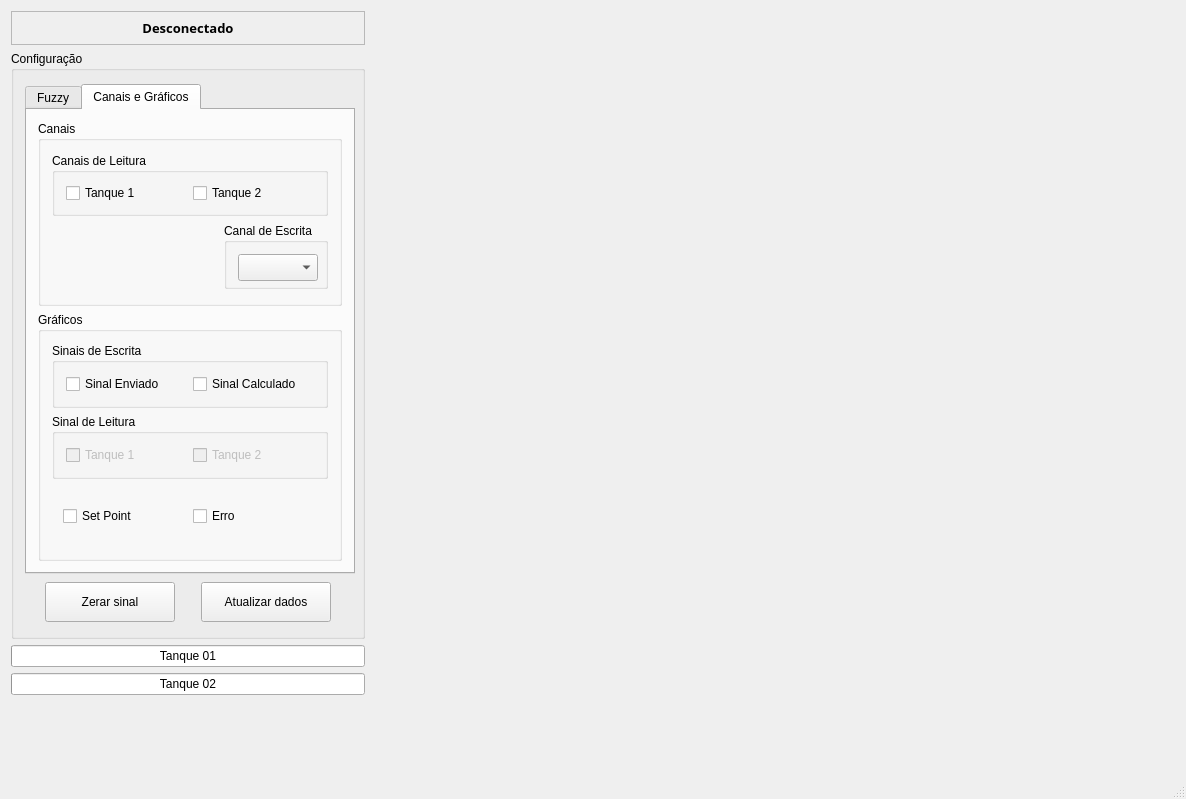
<?xml version="1.0" encoding="UTF-8"?>
<ui version="4.0">
 <class>MainWindow</class>
 <widget class="QMainWindow" name="MainWindow">
  <property name="geometry">
   <rect>
    <x>0</x>
    <y>0</y>
    <width>1186</width>
    <height>799</height>
   </rect>
  </property>
  <property name="sizePolicy">
   <sizepolicy hsizetype="Expanding" vsizetype="Preferred">
    <horstretch>0</horstretch>
    <verstretch>0</verstretch>
   </sizepolicy>
  </property>
  <property name="windowTitle">
   <string>Control Quasar</string>
  </property>
  <widget class="QWidget" name="centralWidget">
   <layout class="QGridLayout" name="gridLayout_19">
    <item row="0" column="0">
     <layout class="QGridLayout" name="gridLayout_18">
      <item row="0" column="0">
       <layout class="QGridLayout" name="gridLayout_15">
        <item row="0" column="0">
         <layout class="QGridLayout" name="gridLayout_13">
          <item row="0" column="0">
           <widget class="QFrame" name="groupConectar">
            <property name="minimumSize">
             <size>
              <width>354</width>
              <height>34</height>
             </size>
            </property>
            <property name="maximumSize">
             <size>
              <width>354</width>
              <height>34</height>
             </size>
            </property>
            <property name="frameShape">
             <enum>QFrame::StyledPanel</enum>
            </property>
            <layout class="QGridLayout" name="gridLayout_17">
             <item row="0" column="0">
              <widget class="QLabel" name="labelStatus">
               <property name="font">
                <font>
                 <family>Droid Sans Japanese</family>
                 <pointsize>10</pointsize>
                 <weight>75</weight>
                 <bold>true</bold>
                </font>
               </property>
               <property name="text">
                <string>Desconectado</string>
               </property>
               <property name="alignment">
                <set>Qt::AlignCenter</set>
               </property>
              </widget>
             </item>
            </layout>
           </widget>
          </item>
          <item row="1" column="0">
           <layout class="QGridLayout" name="gridLayout_12">
            <item row="0" column="0">
             <widget class="QGroupBox" name="gb_configDados">
              <property name="sizePolicy">
               <sizepolicy hsizetype="Maximum" vsizetype="Preferred">
                <horstretch>0</horstretch>
                <verstretch>0</verstretch>
               </sizepolicy>
              </property>
              <property name="minimumSize">
               <size>
                <width>354</width>
                <height>588</height>
               </size>
              </property>
              <property name="maximumSize">
               <size>
                <width>354</width>
                <height>588</height>
               </size>
              </property>
              <property name="title">
               <string>Configuração</string>
              </property>
              <layout class="QGridLayout" name="gridLayout_11">
               <item row="0" column="0">
                <widget class="QTabWidget" name="tabWidget">
                 <property name="minimumSize">
                  <size>
                   <width>330</width>
                   <height>490</height>
                  </size>
                 </property>
                 <property name="maximumSize">
                  <size>
                   <width>340</width>
                   <height>490</height>
                  </size>
                 </property>
                 <property name="currentIndex">
                  <number>1</number>
                 </property>
                 <widget class="QWidget" name="tabFuzzy">
                  <attribute name="title">
                   <string>Fuzzy</string>
                  </attribute>
                  <widget class="QPushButton" name="pb_configFuzzyFunction">
                   <property name="geometry">
                    <rect>
                     <x>30</x>
                     <y>80</y>
                     <width>131</width>
                     <height>31</height>
                    </rect>
                   </property>
                   <property name="text">
                    <string>Configurar funções</string>
                   </property>
                  </widget>
                  <widget class="QPushButton" name="pb_configFuzzyRules">
                   <property name="geometry">
                    <rect>
                     <x>30</x>
                     <y>120</y>
                     <width>131</width>
                     <height>31</height>
                    </rect>
                   </property>
                   <property name="text">
                    <string>Configurar regras</string>
                   </property>
                  </widget>
                  <widget class="QComboBox" name="cb_Variabel">
                   <property name="geometry">
                    <rect>
                     <x>80</x>
                     <y>10</y>
                     <width>79</width>
                     <height>26</height>
                    </rect>
                   </property>
                  </widget>
                  <widget class="QLabel" name="label">
                   <property name="geometry">
                    <rect>
                     <x>30</x>
                     <y>20</y>
                     <width>36</width>
                     <height>18</height>
                    </rect>
                   </property>
                   <property name="text">
                    <string>Modo</string>
                   </property>
                  </widget>
                  <widget class="QGroupBox" name="gb_signal">
                   <property name="geometry">
                    <rect>
                     <x>20</x>
                     <y>160</y>
                     <width>209</width>
                     <height>230</height>
                    </rect>
                   </property>
                   <property name="sizePolicy">
                    <sizepolicy hsizetype="Preferred" vsizetype="Minimum">
                     <horstretch>0</horstretch>
                     <verstretch>0</verstretch>
                    </sizepolicy>
                   </property>
                   <property name="maximumSize">
                    <size>
                     <width>16777215</width>
                     <height>230</height>
                    </size>
                   </property>
                   <property name="layoutDirection">
                    <enum>Qt::LeftToRight</enum>
                   </property>
                   <property name="title">
                    <string>Parâmentros</string>
                   </property>
                   <layout class="QGridLayout" name="gridLayout_3">
                    <item row="0" column="0">
                     <widget class="QFrame" name="fm_signal">
                      <property name="frameShape">
                       <enum>QFrame::StyledPanel</enum>
                      </property>
                      <layout class="QGridLayout" name="gridLayout_2">
                       <item row="0" column="0">
                        <widget class="QLabel" name="labelTipoSinal">
                         <property name="layoutDirection">
                          <enum>Qt::RightToLeft</enum>
                         </property>
                         <property name="text">
                          <string>Tipo:</string>
                         </property>
                         <property name="alignment">
                          <set>Qt::AlignRight|Qt::AlignTrailing|Qt::AlignVCenter</set>
                         </property>
                        </widget>
                       </item>
                       <item row="0" column="1">
                        <widget class="QComboBox" name="cb_typesSigns">
                         <property name="minimumSize">
                          <size>
                           <width>130</width>
                           <height>0</height>
                          </size>
                         </property>
                        </widget>
                       </item>
                      </layout>
                     </widget>
                    </item>
                    <item row="1" column="0">
                     <widget class="QFrame" name="fm_signalConf">
                      <property name="frameShape">
                       <enum>QFrame::StyledPanel</enum>
                      </property>
                      <layout class="QHBoxLayout" name="horizontalLayout_5">
                       <item>
                        <layout class="QVBoxLayout" name="verticalLayout_11">
                         <item>
                          <widget class="QLabel" name="labelAmp">
                           <property name="layoutDirection">
                            <enum>Qt::LeftToRight</enum>
                           </property>
                           <property name="text">
                            <string>Amplitude</string>
                           </property>
                           <property name="alignment">
                            <set>Qt::AlignCenter</set>
                           </property>
                          </widget>
                         </item>
                         <item>
                          <widget class="QLabel" name="labelOffSet">
                           <property name="layoutDirection">
                            <enum>Qt::LeftToRight</enum>
                           </property>
                           <property name="text">
                            <string>Off-set</string>
                           </property>
                           <property name="alignment">
                            <set>Qt::AlignCenter</set>
                           </property>
                          </widget>
                         </item>
                         <item>
                          <widget class="QLabel" name="labelPeriodo">
                           <property name="layoutDirection">
                            <enum>Qt::LeftToRight</enum>
                           </property>
                           <property name="text">
                            <string>Período</string>
                           </property>
                           <property name="alignment">
                            <set>Qt::AlignCenter</set>
                           </property>
                          </widget>
                         </item>
                         <item>
                          <widget class="QLabel" name="labelAux">
                           <property name="layoutDirection">
                            <enum>Qt::LeftToRight</enum>
                           </property>
                           <property name="text">
                            <string/>
                           </property>
                           <property name="alignment">
                            <set>Qt::AlignCenter</set>
                           </property>
                          </widget>
                         </item>
                        </layout>
                       </item>
                       <item>
                        <layout class="QVBoxLayout" name="verticalLayout_10">
                         <item>
                          <widget class="QDoubleSpinBox" name="dSpinAmp">
                           <property name="singleStep">
                            <double>0.500000000000000</double>
                           </property>
                          </widget>
                         </item>
                         <item>
                          <widget class="QDoubleSpinBox" name="dSpinOffSet">
                           <property name="singleStep">
                            <double>0.500000000000000</double>
                           </property>
                          </widget>
                         </item>
                         <item>
                          <widget class="QDoubleSpinBox" name="dSpinPeriodo">
                           <property name="singleStep">
                            <double>0.500000000000000</double>
                           </property>
                          </widget>
                         </item>
                         <item>
                          <widget class="QDoubleSpinBox" name="dSpinAux">
                           <property name="singleStep">
                            <double>0.500000000000000</double>
                           </property>
                          </widget>
                         </item>
                        </layout>
                       </item>
                      </layout>
                     </widget>
                    </item>
                   </layout>
                  </widget>
                  <widget class="QRadioButton" name="rb_mandani">
                   <property name="geometry">
                    <rect>
                     <x>20</x>
                     <y>50</y>
                     <width>82</width>
                     <height>24</height>
                    </rect>
                   </property>
                   <property name="text">
                    <string>Mamdani</string>
                   </property>
                  </widget>
                  <widget class="QRadioButton" name="rb_sugeno">
                   <property name="geometry">
                    <rect>
                     <x>129</x>
                     <y>51</y>
                     <width>71</width>
                     <height>24</height>
                    </rect>
                   </property>
                   <property name="text">
                    <string>Sugeno</string>
                   </property>
                  </widget>
                 </widget>
                 <widget class="QWidget" name="tabChannel">
                  <attribute name="title">
                   <string>Canais e Gráficos</string>
                  </attribute>
                  <layout class="QGridLayout" name="gridLayout_8">
                   <item row="0" column="0">
                    <widget class="QGroupBox" name="groupBox">
                     <property name="maximumSize">
                      <size>
                       <width>16777215</width>
                       <height>185</height>
                      </size>
                     </property>
                     <property name="title">
                      <string>Canais</string>
                     </property>
                     <layout class="QGridLayout" name="gridLayout_7">
                      <item row="0" column="0">
                       <widget class="QGroupBox" name="gp_canalLeitura">
                        <property name="minimumSize">
                         <size>
                          <width>0</width>
                          <height>60</height>
                         </size>
                        </property>
                        <property name="maximumSize">
                         <size>
                          <width>16777215</width>
                          <height>63</height>
                         </size>
                        </property>
                        <property name="layoutDirection">
                         <enum>Qt::LeftToRight</enum>
                        </property>
                        <property name="title">
                         <string>Canais de Leitura</string>
                        </property>
                        <layout class="QGridLayout" name="gridLayout_20">
                         <item row="0" column="0">
                          <widget class="QCheckBox" name="cb_channelRead0">
                           <property name="text">
                            <string>Tanque 1</string>
                           </property>
                          </widget>
                         </item>
                         <item row="0" column="1">
                          <widget class="QCheckBox" name="cb_channelRead1">
                           <property name="text">
                            <string>Tanque 2</string>
                           </property>
                           <property name="checkable">
                            <bool>true</bool>
                           </property>
                           <property name="checked">
                            <bool>false</bool>
                           </property>
                          </widget>
                         </item>
                        </layout>
                       </widget>
                      </item>
                      <item row="1" column="0">
                       <layout class="QGridLayout" name="gridLayout_5">
                        <item row="0" column="0">
                         <spacer name="horizontalSpacer">
                          <property name="orientation">
                           <enum>Qt::Horizontal</enum>
                          </property>
                          <property name="sizeHint" stdset="0">
                           <size>
                            <width>40</width>
                            <height>20</height>
                           </size>
                          </property>
                         </spacer>
                        </item>
                        <item row="0" column="1">
                         <widget class="QGroupBox" name="gp_canalEscrita">
                          <property name="minimumSize">
                           <size>
                            <width>104</width>
                            <height>66</height>
                           </size>
                          </property>
                          <property name="maximumSize">
                           <size>
                            <width>103</width>
                            <height>66</height>
                           </size>
                          </property>
                          <property name="title">
                           <string>Canal de Escrita</string>
                          </property>
                          <layout class="QGridLayout" name="gridLayout_4">
                           <item row="0" column="0">
                            <widget class="QComboBox" name="cb_WriteChannel">
                             <property name="minimumSize">
                              <size>
                               <width>80</width>
                               <height>27</height>
                              </size>
                             </property>
                             <property name="maximumSize">
                              <size>
                               <width>80</width>
                               <height>27</height>
                              </size>
                             </property>
                             <property name="layoutDirection">
                              <enum>Qt::LeftToRight</enum>
                             </property>
                            </widget>
                           </item>
                          </layout>
                         </widget>
                        </item>
                       </layout>
                      </item>
                     </layout>
                    </widget>
                   </item>
                   <item row="1" column="0">
                    <widget class="QGroupBox" name="groupBox_2">
                     <property name="title">
                      <string>Gráficos</string>
                     </property>
                     <layout class="QGridLayout" name="gridLayout_16">
                      <item row="0" column="0">
                       <widget class="QGroupBox" name="gp_graf_se">
                        <property name="title">
                         <string>Sinais de Escrita</string>
                        </property>
                        <layout class="QGridLayout" name="gridLayout">
                         <item row="0" column="2">
                          <widget class="QCheckBox" name="cb_showsignalCalc">
                           <property name="text">
                            <string>Sinal Calculado</string>
                           </property>
                           <property name="checked">
                            <bool>false</bool>
                           </property>
                          </widget>
                         </item>
                         <item row="0" column="0">
                          <widget class="QCheckBox" name="cb_showsignalSend">
                           <property name="text">
                            <string>Sinal Enviado</string>
                           </property>
                           <property name="checked">
                            <bool>false</bool>
                           </property>
                          </widget>
                         </item>
                        </layout>
                       </widget>
                      </item>
                      <item row="1" column="0">
                       <widget class="QGroupBox" name="gp_graf_sl">
                        <property name="title">
                         <string>Sinal de Leitura</string>
                        </property>
                        <layout class="QGridLayout" name="gridLayout_9">
                         <item row="0" column="0">
                          <widget class="QCheckBox" name="cb_showChannel0">
                           <property name="enabled">
                            <bool>false</bool>
                           </property>
                           <property name="text">
                            <string>Tanque 1</string>
                           </property>
                           <property name="checked">
                            <bool>false</bool>
                           </property>
                          </widget>
                         </item>
                         <item row="0" column="1">
                          <widget class="QCheckBox" name="cb_showChannel1">
                           <property name="enabled">
                            <bool>false</bool>
                           </property>
                           <property name="text">
                            <string>Tanque 2</string>
                           </property>
                           <property name="checkable">
                            <bool>true</bool>
                           </property>
                           <property name="checked">
                            <bool>false</bool>
                           </property>
                          </widget>
                         </item>
                        </layout>
                       </widget>
                      </item>
                      <item row="2" column="0">
                       <widget class="QWidget" name="widget" native="true">
                        <layout class="QGridLayout" name="gridLayout_6">
                         <item row="0" column="0">
                          <widget class="QCheckBox" name="cb_showSetPoint">
                           <property name="text">
                            <string>Set Point</string>
                           </property>
                          </widget>
                         </item>
                         <item row="0" column="1">
                          <widget class="QCheckBox" name="cb_showError">
                           <property name="text">
                            <string>Erro</string>
                           </property>
                          </widget>
                         </item>
                        </layout>
                       </widget>
                      </item>
                     </layout>
                    </widget>
                   </item>
                  </layout>
                 </widget>
                </widget>
               </item>
               <item row="1" column="0">
                <layout class="QGridLayout" name="gridLayout_10">
                 <item row="0" column="0">
                  <widget class="QPushButton" name="buttonStop">
                   <property name="minimumSize">
                    <size>
                     <width>130</width>
                     <height>40</height>
                    </size>
                   </property>
                   <property name="maximumSize">
                    <size>
                     <width>130</width>
                     <height>40</height>
                    </size>
                   </property>
                   <property name="text">
                    <string>Zerar sinal</string>
                   </property>
                  </widget>
                 </item>
                 <item row="0" column="1">
                  <widget class="QPushButton" name="buttonAtualizar">
                   <property name="sizePolicy">
                    <sizepolicy hsizetype="Minimum" vsizetype="Fixed">
                     <horstretch>0</horstretch>
                     <verstretch>0</verstretch>
                    </sizepolicy>
                   </property>
                   <property name="minimumSize">
                    <size>
                     <width>130</width>
                     <height>40</height>
                    </size>
                   </property>
                   <property name="maximumSize">
                    <size>
                     <width>130</width>
                     <height>40</height>
                    </size>
                   </property>
                   <property name="text">
                    <string>Atualizar dados</string>
                   </property>
                  </widget>
                 </item>
                </layout>
               </item>
              </layout>
             </widget>
            </item>
            <item row="1" column="0">
             <widget class="QProgressBar" name="pb_tanque1">
              <property name="sizePolicy">
               <sizepolicy hsizetype="Expanding" vsizetype="Fixed">
                <horstretch>0</horstretch>
                <verstretch>0</verstretch>
               </sizepolicy>
              </property>
              <property name="minimumSize">
               <size>
                <width>350</width>
                <height>0</height>
               </size>
              </property>
              <property name="maximumSize">
               <size>
                <width>354</width>
                <height>16777215</height>
               </size>
              </property>
              <property name="maximum">
               <number>30</number>
              </property>
              <property name="value">
               <number>0</number>
              </property>
              <property name="textVisible">
               <bool>true</bool>
              </property>
              <property name="orientation">
               <enum>Qt::Horizontal</enum>
              </property>
              <property name="format">
               <string notr="true">Tanque 01</string>
              </property>
             </widget>
            </item>
            <item row="2" column="0">
             <widget class="QProgressBar" name="pb_tanque2">
              <property name="minimumSize">
               <size>
                <width>350</width>
                <height>0</height>
               </size>
              </property>
              <property name="maximumSize">
               <size>
                <width>354</width>
                <height>16777215</height>
               </size>
              </property>
              <property name="maximum">
               <number>30</number>
              </property>
              <property name="value">
               <number>0</number>
              </property>
              <property name="textVisible">
               <bool>true</bool>
              </property>
              <property name="orientation">
               <enum>Qt::Horizontal</enum>
              </property>
              <property name="format">
               <string>Tanque 02</string>
              </property>
             </widget>
            </item>
           </layout>
          </item>
         </layout>
        </item>
        <item row="1" column="0">
         <spacer name="verticalSpacer_4">
          <property name="orientation">
           <enum>Qt::Vertical</enum>
          </property>
          <property name="sizeHint" stdset="0">
           <size>
            <width>20</width>
            <height>40</height>
           </size>
          </property>
         </spacer>
        </item>
       </layout>
      </item>
      <item row="0" column="1">
       <layout class="QGridLayout" name="gridLayout_14">
        <item row="0" column="0">
         <widget class="QCustomPlot" name="graphWrite" native="true">
          <property name="sizePolicy">
           <sizepolicy hsizetype="Preferred" vsizetype="Expanding">
            <horstretch>0</horstretch>
            <verstretch>0</verstretch>
           </sizepolicy>
          </property>
          <property name="minimumSize">
           <size>
            <width>800</width>
            <height>320</height>
           </size>
          </property>
          <property name="maximumSize">
           <size>
            <width>9999</width>
            <height>99999</height>
           </size>
          </property>
         </widget>
        </item>
        <item row="1" column="0">
         <widget class="QCustomPlot" name="graphRead" native="true">
          <property name="sizePolicy">
           <sizepolicy hsizetype="Preferred" vsizetype="Expanding">
            <horstretch>0</horstretch>
            <verstretch>0</verstretch>
           </sizepolicy>
          </property>
          <property name="minimumSize">
           <size>
            <width>800</width>
            <height>320</height>
           </size>
          </property>
          <property name="maximumSize">
           <size>
            <width>99999</width>
            <height>999999</height>
           </size>
          </property>
         </widget>
        </item>
       </layout>
      </item>
     </layout>
    </item>
   </layout>
  </widget>
  <widget class="QStatusBar" name="statusBar"/>
  <action name="actionCanal">
   <property name="text">
    <string>Canal</string>
   </property>
  </action>
 </widget>
 <layoutdefault spacing="6" margin="11"/>
 <customwidgets>
  <customwidget>
   <class>QCustomPlot</class>
   <extends>QWidget</extends>
   <header location="global">qcustomplot.h</header>
   <container>1</container>
  </customwidget>
 </customwidgets>
 <tabstops>
  <tabstop>buttonStop</tabstop>
  <tabstop>buttonAtualizar</tabstop>
  <tabstop>cb_channelRead1</tabstop>
  <tabstop>cb_channelRead0</tabstop>
  <tabstop>cb_WriteChannel</tabstop>
  <tabstop>cb_showsignalCalc</tabstop>
  <tabstop>cb_showChannel1</tabstop>
 </tabstops>
 <resources/>
 <connections/>
</ui>
